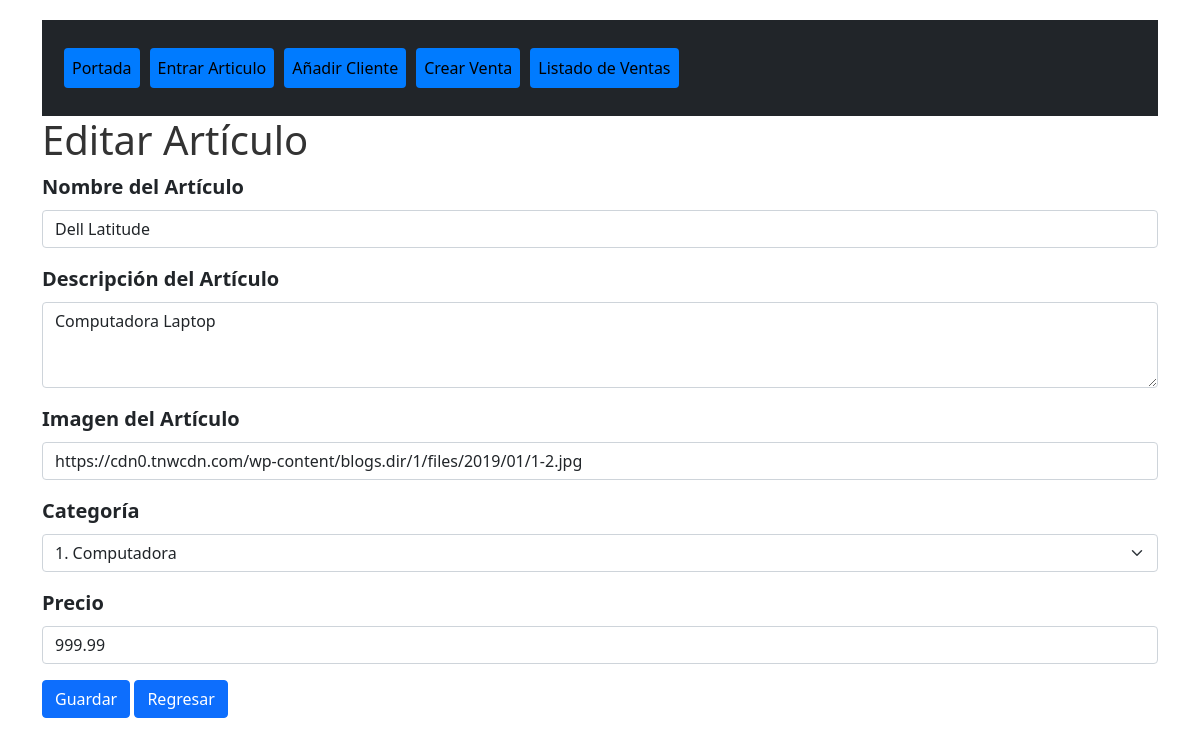
Screenshot of /editar.php?id=1 with the database file from the repository.
### tables this page shows
CREATE TABLE `articulos` (
  `idArt` int(10) NOT NULL,
  `NombreArt` varchar(50) NOT NULL,
  `DescripcionArt` text NOT NULL,
  `ImageArt` varchar(500) NOT NULL,
  `IdCat` int(10) NOT NULL,
  `Precio` decimal(13,2) NOT NULL
);

### editar.php (the view, shortened to what this page needs)
<?php
$conn = mysqli_connect('localhost', 'root', 'Gigabyte01', 'electroart');
$idArticulo = $_GET['id'];
$query = "SELECT * FROM articulos WHERE idArt = $idArticulo";
$result = mysqli_query($conn, $query);
$row = mysqli_fetch_assoc($result);
$nombreArticulo = $row['NombreArt'];
$descripcionArticulo = $row['DescripcionArt'];
$imagenArticulo = $row['ImageArt'];
$categoriaArticulo = $row['IdCat'];
$precioArticulo = $row['Precio'];
$queryCategorias = "SELECT * FROM categoria";
$resultCategorias = mysqli_query($conn, $queryCategorias);
?>
<!DOCTYPE html>
<html lang="en">
<head>
    <link rel="stylesheet" href="style.css">
    <link href="https://cdn.jsdelivr.net/npm/bootstrap@5.0.2/dist/css/bootstrap.min.css" rel="stylesheet">
</head>
<body>
    <div class="container">
        <?php include 'menu.php'; ?>
        <h1>Editar Artículo</h1>
        <form action="actualizar_articulo.php" method="POST">
            <div class="mb-3">
                <label for="nombreArticulo" class="form-label">Nombre del Artículo</label>
                <input type="text" class="form-control" id="nombreArticulo" name="nombreArticulo" value="<?php echo $nombreArticulo; ?>" required>
            </div>
            <div class="mb-3">
                <label for="descripcionArticulo" class="form-label">Descripción del Artículo</label>
                <textarea class="form-control" id="descripcionArticulo" name="descripcionArticulo" rows="3" required><?php echo $descripcionArticulo; ?></textarea>
            </div>
            <div class="mb-3">
                <label for="imagenArticulo" class="form-label">Imagen del Artículo</label>
                <input type="text" class="form-control" id="imagenArticulo" name="imagenArticulo" value="<?php echo $imagenArticulo; ?>" required>
            </div>
            <div class="mb-3">
                <label for="categoria" class="form-label">Categoría</label>
                <select class="form-select" id="categoria" name="categoria" required>
                    <?php
                    while ($rowCategoria = mysqli_fetch_assoc($resultCategorias)) {
                        $idCat = $rowCategoria['idCat'];
                        $nombreCat = $rowCategoria['NombreCat'];
                        $selected =                        ($idCat == $categoriaArticulo) ? "selected" : "";
                        echo "<option value='$idCat' $selected>$idCat. $nombreCat</option>";
                    }
                    ?>
                </select>
            </div>
            <div class="mb-3">
                <label for="precio" class="form-label">Precio</label>
                <input type="number" class="form-control" id="precio" name="precio" step="0.01" value="<?php echo $precioArticulo; ?>" required>
            </div>
            <button type="submit" class="btn btn-primary">Guardar</button>
            <input type="button" value="Regresar" onclick="history.back()" class="btn btn-primary">
        </form>
    </div>
</body>
</html>

### style.css (style rules this page uses)
body { font-family: Arial, sans-serif; margin: 0; padding: 0; background-color: #f1f1f1; }
.container { max-width: 960px; margin: 0 auto; padding: 20px; }
h1 { color: #333; font-size: 32px; }
.btn { display: inline-block; padding: 10px 20px; background-color: #ff0202; color: #000000; text-decoration: none; border: none; cursor: pointer; }
.btn-primary { background-color: #007bff; }
form { margin-bottom: 20px; }
.form-label { font-weight: bold; font-size: 20px; }
.form-control { padding: 10px; font-size: 18px; margin-bottom: 10px; }
.form-select { padding: 10px; font-size: 18px; margin-bottom: 10px; }
.btn-primary { font-size: 18px; }

### rows the page displays
articulos: nombreArticulo "Dell Latitude", descripcionArticulo "Computadora Laptop", imagenArticulo "https://cdn0.tnwcdn.com/wp-content/blogs.dir/1/files/2019/01/1-2.jpg", precio "999.99"

### other values shown
form field categoria "1. Computadora"
